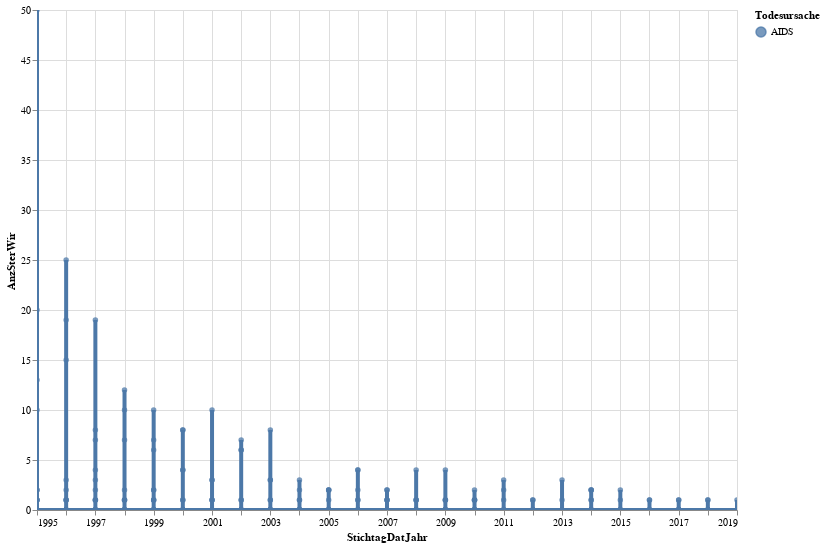

The cell this chart's notebook holds for it:
### Code cell
# df_statzonen = df_statzonen[(df_statzonen.knr>0) & (df_statzonen.qname!="Hirslanden")]
#aktuellesJahr[[aktuellesJahr.KreisSort =7]] 


highlight = alt.selection(type='single', on='mouseover',
                          fields=['StichtagDatJahr'], nearest=True)
#x='date:StichtagDatJahr',
base = alt.Chart(murders).encode(
    x='StichtagDatJahr',
    y='AnzSterWir',
    color='Todesursache'
)

points = base.mark_circle().encode(
    opacity=alt.value(0.75)
).add_selection(
    highlight
).properties(
    width=700 , height=500
)
lines = base.mark_line().encode(
    size=alt.condition(~highlight, alt.value(1.5), alt.value(4))
).interactive()

points + lines

### Figure 1 — Vega-Lite specification as saved in the notebook (floating-point values rounded to 4 significant figures; data arrays with more than 128 entries replaced by an {"elided": "..."} marker saying what was removed)
{"config": {"view": {"continuousWidth": 400, "continuousHeight": 300}}, "layer": [{"mark": "circle", "encoding": {"color": {"type": "nominal", "field": "Todesursache"}, "opacity": {"value": 0.75}, "x": {"type": "temporal", "field": "StichtagDatJahr"}, "y": {"type": "quantitative", "field": "AnzSterWir"}}, "height": 500, "selection": {"selector003": {"type": "single", "on": "mouseover", "fields": ["StichtagDatJahr"], "nearest": true}}, "width": 700}, {"mark": "line", "encoding": {"color": {"type": "nominal", "field": "Todesursache"}, "size": {"condition": {"value": 1.5, "selection": {"not": "selector003"}}, "value": 4}, "x": {"type": "temporal", "field": "StichtagDatJahr"}, "y": {"type": "quantitative", "field": "AnzSterWir"}}, "selection": {"selector004": {"type": "interval", "bind": "scales", "encodings": ["x", "y"]}}}], "data": {"name": "data-9a325b3cb3046c6a091f4464cc5fbba4"}, "$schema": "https://vega.github.io/schema/vega-lite/v4.8.1.json", "datasets": {"data-9a325b3cb3046c6a091f4464cc5fbba4": {"elided": "495 records"}}}
